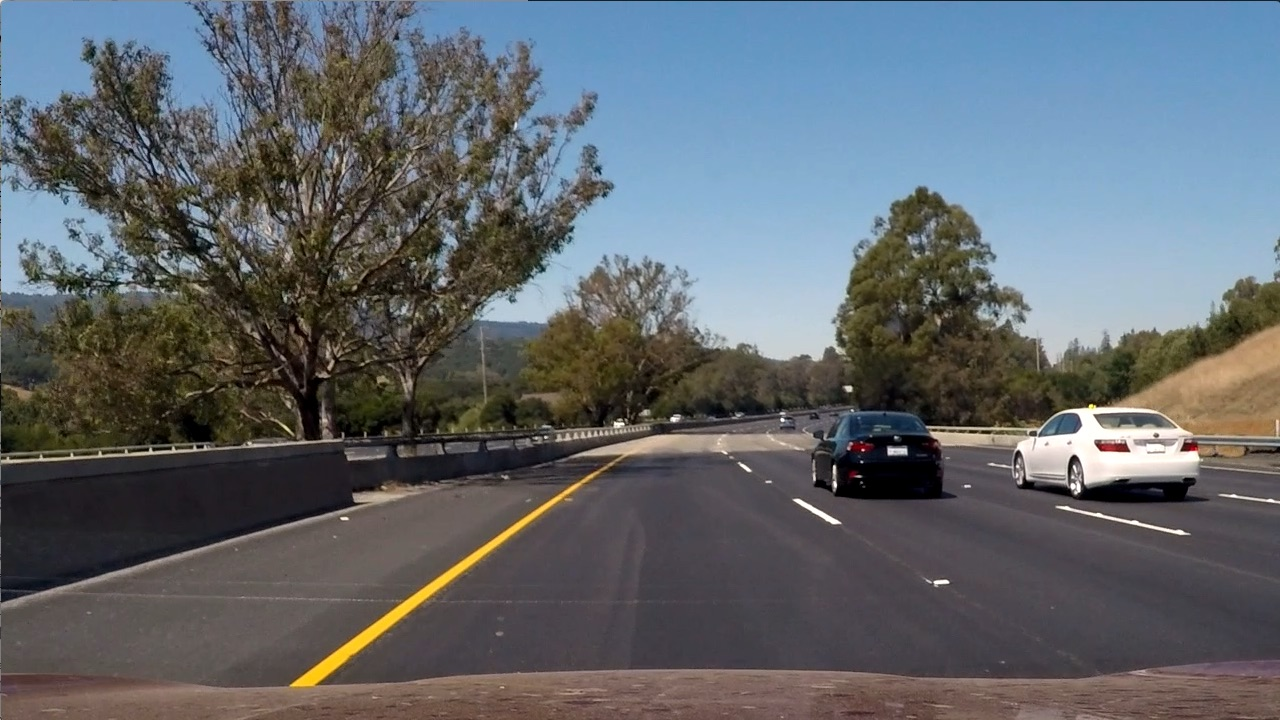
#> input picture test6.jpg, 1280 x 720 px
$ python lane_lines.py   (older library calls are emulated)
#> lines starting #> are read from the running program, lines starting #| are printed output that depends on the picture; after the words box and inside, x2 and y2 are one past the last pixel; in counts of white or black regions, pixels touching at a corner belong together
#> further down, image is the input picture: shape (720, 1280, 3); mean R, G, B 97, 102.6, 107.9
import numpy as np
import cv2
import matplotlib.pyplot as plt
import matplotlib.image as mpimg


def abs_sobel_thresh(image, orient='x', sobel_kernel=3, thresh=(0, 255), nchannels = 1):
    # Convert to grayscale if the image is color
#> called with orient = 'x', sobel_kernel = 3, thresh = (10, 100), nchannels = 3
    if nchannels == 3:
        image   = cv2.cvtColor(image, cv2.COLOR_RGB2GRAY)
#> image: shape (720, 1280)

    if orient == 'x':
        sobel = cv2.Sobel(image, cv2.CV_64F, 1, 0, ksize = sobel_kernel)
    else:
        sobel = cv2.Sobel(image, cv2.CV_64F, 0, 1, ksize = sobel_kernel)

    abs_sobel       = np.absolute(sobel)
    scaled_sobel    = np.uint8(255*abs_sobel/np.max(abs_sobel))

    grad_binary     = np.zeros_like(scaled_sobel)
    grad_binary[(thresh[0] <= scaled_sobel) & (scaled_sobel <= thresh[1])] = 1
    return grad_binary

def mag_thresh(image, sobel_kernel=3, mag_thresh=(0, 255), nchannels = 1):
    # Convert to grayscale if the image is color
    if nchannels == 3:
        image   = cv2.cvtColor(image, cv2.COLOR_RGB2GRAY)

    sobelx = cv2.Sobel(image, cv2.CV_64F, 1, 0, ksize = sobel_kernel)
    sobely = cv2.Sobel(image, cv2.CV_64F, 0, 1, ksize = sobel_kernel)

    abs_sobel       = np.sqrt(np.square(sobelx) + np.square(sobely))
    scaled_sobel    = np.uint8(255*abs_sobel/np.max(abs_sobel))

    mag_binary  = np.zeros_like(scaled_sobel)
    mag_binary[(mag_thresh[0] <= scaled_sobel) & (scaled_sobel <= mag_thresh[1])] = 1
    return mag_binary

def dir_threshold(image, sobel_kernel=3, thresh=(0, np.pi/2), nchannels = 1):
    # Convert to grayscale if the image is color
    if nchannels == 3:
        image   = cv2.cvtColor(image, cv2.COLOR_RGB2GRAY)

    abs_sobelx = np.absolute(cv2.Sobel(image, cv2.CV_64F, 1, 0, ksize = sobel_kernel))
    abs_sobely = np.absolute(cv2.Sobel(image, cv2.CV_64F, 0, 1, ksize = sobel_kernel))

    grad_direction  = np.arctan2(abs_sobely, abs_sobelx)
    dir_binary      = np.zeros_like(grad_direction)
    dir_binary[(thresh[0] <= grad_direction) & (grad_direction <= thresh[1])] = 1
    return dir_binary


def hls_select(img, thresh=(0, 255), channel = 's'):
    hls = cv2.cvtColor(img, cv2.COLOR_RGB2HLS)
    if channel == 'h':
        C = hls[:,:,0]
    if channel == 'l':
        C = hls[:,:,1]
    if channel == 's':
        C = hls[:,:,2]

    C = np.absolute(C).astype(float)
    C = np.uint8(255*C/np.max(C))
    binary_output = np.zeros_like(C)
    binary_output[(thresh[0] < C) & (C <= thresh[1])] = 1
    return binary_output

def rgb_select(img, thresh=(0, 255), channel = 'r'):
    if channel == 'r':
        C = img[:,:,0]
    if channel == 'g':
        C = img[:,:,1]
    if channel == 'b':
        C = img[:,:,2]

    C = np.absolute(C).astype(float)
    C = np.uint8(255*C/np.max(C))
    binary_output = np.zeros_like(C)
    binary_output[(thresh[0] < C) & (C <= thresh[1])] = 1
    return binary_output

# Edit this function to create your own pipeline.
def pipeline(img, ksize = 3):
    image = np.copy(img)
    gradx = abs_sobel_thresh(image, orient='x', sobel_kernel=ksize, thresh=(10, 100), nchannels = 3)
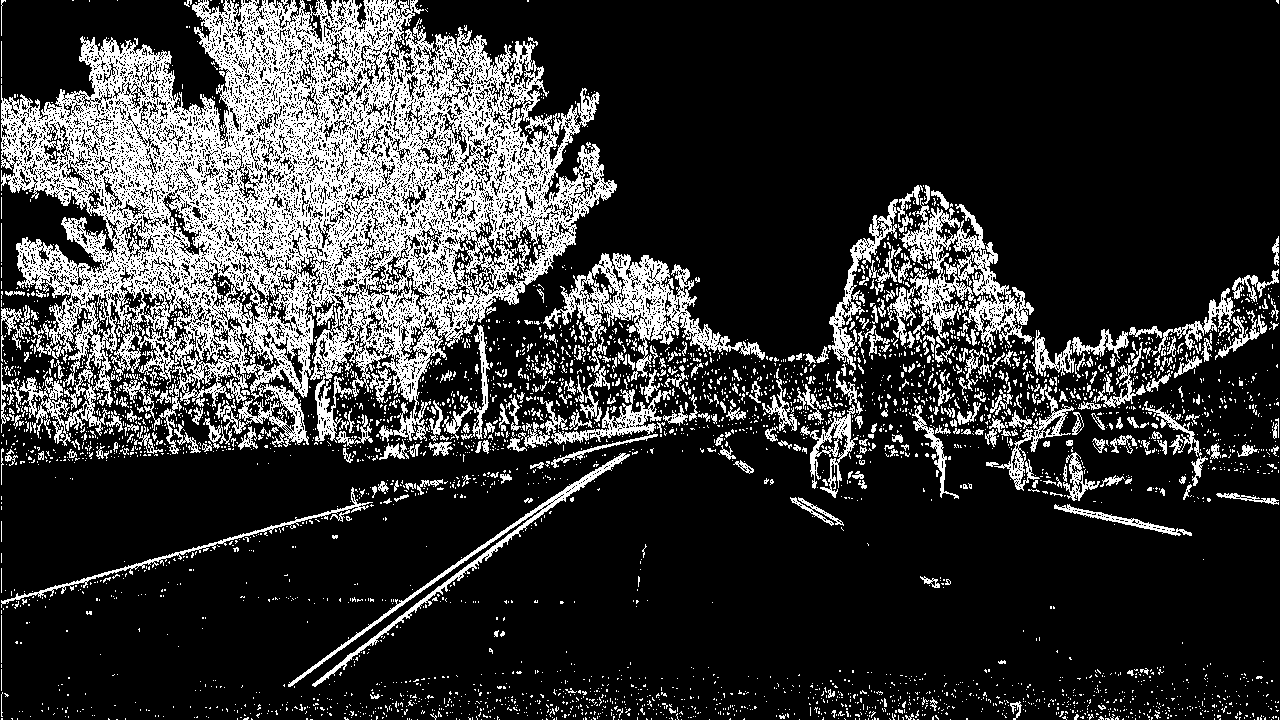
#> gradx: shape (720, 1280); values 0 (black) and 1 (white), 21% white in thin lines or dots
    grady = abs_sobel_thresh(image, orient='y', sobel_kernel=ksize, thresh=(30, 100), nchannels = 3)
#> grady: shape (720, 1280); values 0 (black) and 1 (white), 8.6% white in thin lines or dots
    mag_binary = mag_thresh(image, sobel_kernel=ksize, mag_thresh=(30, 255), nchannels = 3)
#> mag_binary: shape (720, 1280); values 0 (black) and 1 (white), 14.7% white in thin lines or dots
    dir_binary = dir_threshold(image, sobel_kernel=ksize, thresh=(0, 1.4), nchannels = 3)
#> dir_binary: shape (720, 1280) float64; values 0 (black) and 1 (white), 82.3% white; black in thin lines or dots
    s_binary = hls_select(image, thresh=(40, 255), channel = 's')
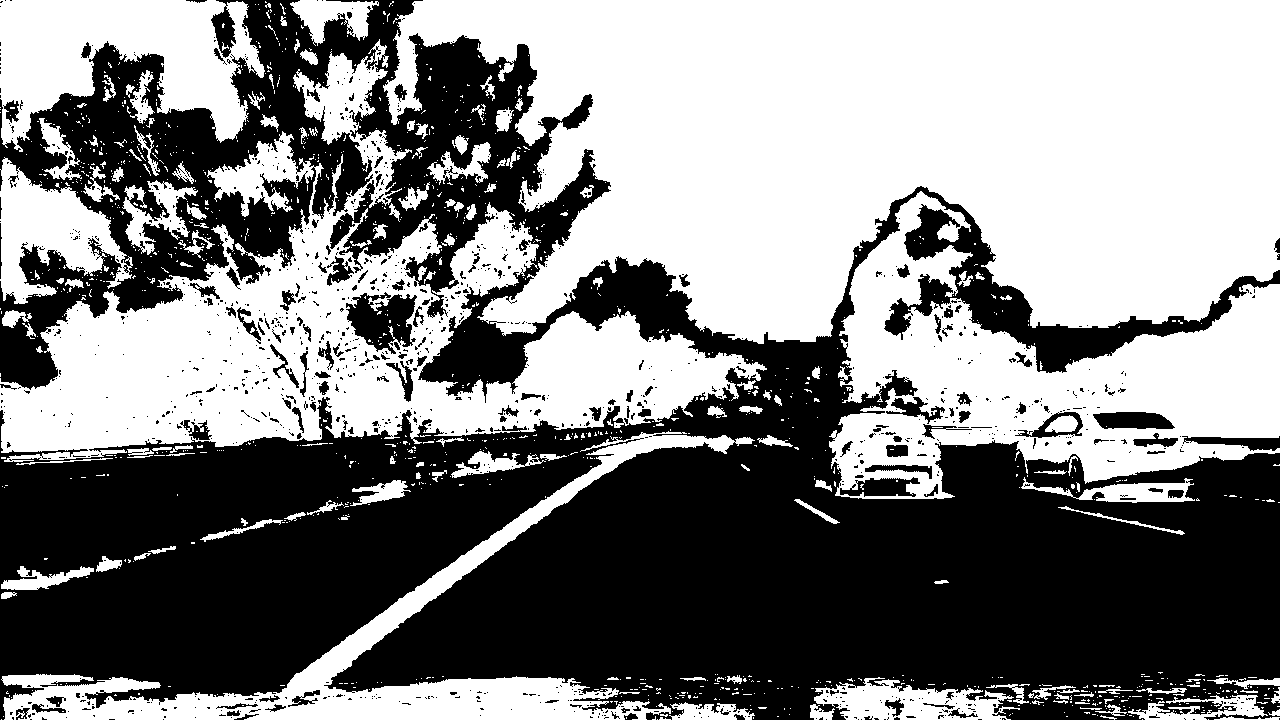
#> s_binary: shape (720, 1280); values 0 (black) and 1 (white), 51.6% white; 1174 black regions (1028 under 20 px), largest, box (x1, y1, x2, y2) and area: (0, 0, 1280, 720) 425945, (346, 292, 417, 354) 2677, (1093, 412, 1175, 429) 1118
    h_binary = hls_select(image, thresh=(15, 100), channel = 'h')
#> h_binary: shape (720, 1280); values 0 (black) and 1 (white), 28.3% white; 334 white regions (236 under 20 px), largest, box (x1, y1, x2, y2) and area: (0, 36, 1280, 699) 238472, (114, 586, 224, 676) 3011, (97, 52, 160, 130) 2601
    r_binary = rgb_select(image, thresh=(150, 255), channel = 'r')
#> in rgb_select, `C = img[:,:,0]`:
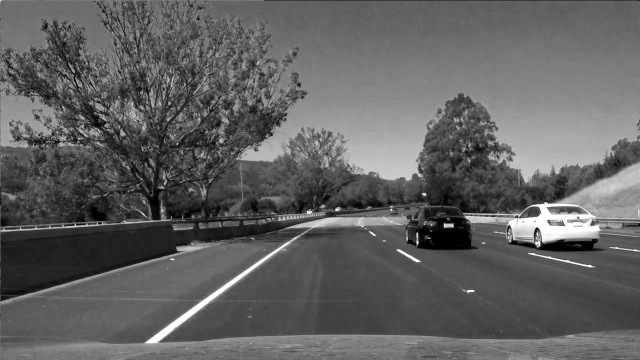
#> C: shape (720, 1280) (shown at 1/2 size); min 0, max 255, mean 97
#> r_binary: shape (720, 1280); values 0 (black) and 1 (white), 10.5% white; 1110 white regions (989 under 20 px), largest, box (x1, y1, x2, y2) and area: (963, 205, 1280, 367) 27776, (480, 213, 880, 362) 27658, (926, 326, 1280, 486) 17934


    # Combine various binaries
    combined_binary = np.zeros_like(image[:,:,0])
    combined_binary[gradx == 1] = 1
    combined_binary[grady == 1] = 1
    combined_binary[h_binary == 1] = 1
    combined_binary[r_binary == 1] = 1
    combined_binary[s_binary == 1] = 1
    combined_binary[mag_binary == 0] = 0
    combined_binary[dir_binary == 0] = 0
    return combined_binary

# [30 lines left out: function corners_unwarp, not called in this run]


# Read in an image and grayscale it
image   = mpimg.imread('test6.jpg')
# top_down, perspective_M = corners_unwarp(img, nx, ny, mtx, dist)
combined_binary = pipeline(image, ksize = 3)
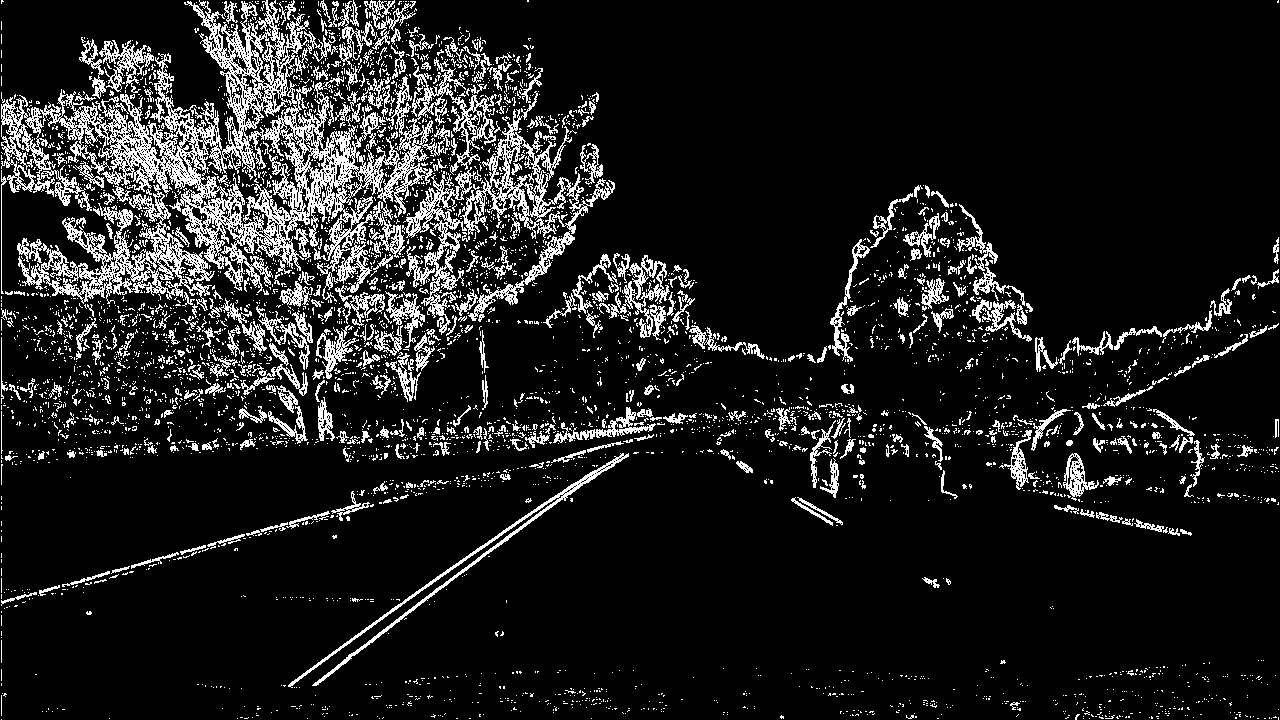
#> combined_binary: shape (720, 1280); values 0 (black) and 1 (white), 11.7% white in thin lines or dots

#plt.imshow(combined_binary)


f, (ax1, ax2) = plt.subplots(1, 2, figsize=(24, 9))
ax1.imshow(image)
ax1.set_title('Original Image', fontsize=50)
ax2.imshow(combined_binary, cmap='gray')
ax2.set_title('Combined Thresholded', fontsize=50)
plt.subplots_adjust(left=0., right=1, top=0.9, bottom=0.)
plt.show()

$ run again, with test1.jpg copied over test6.jpg
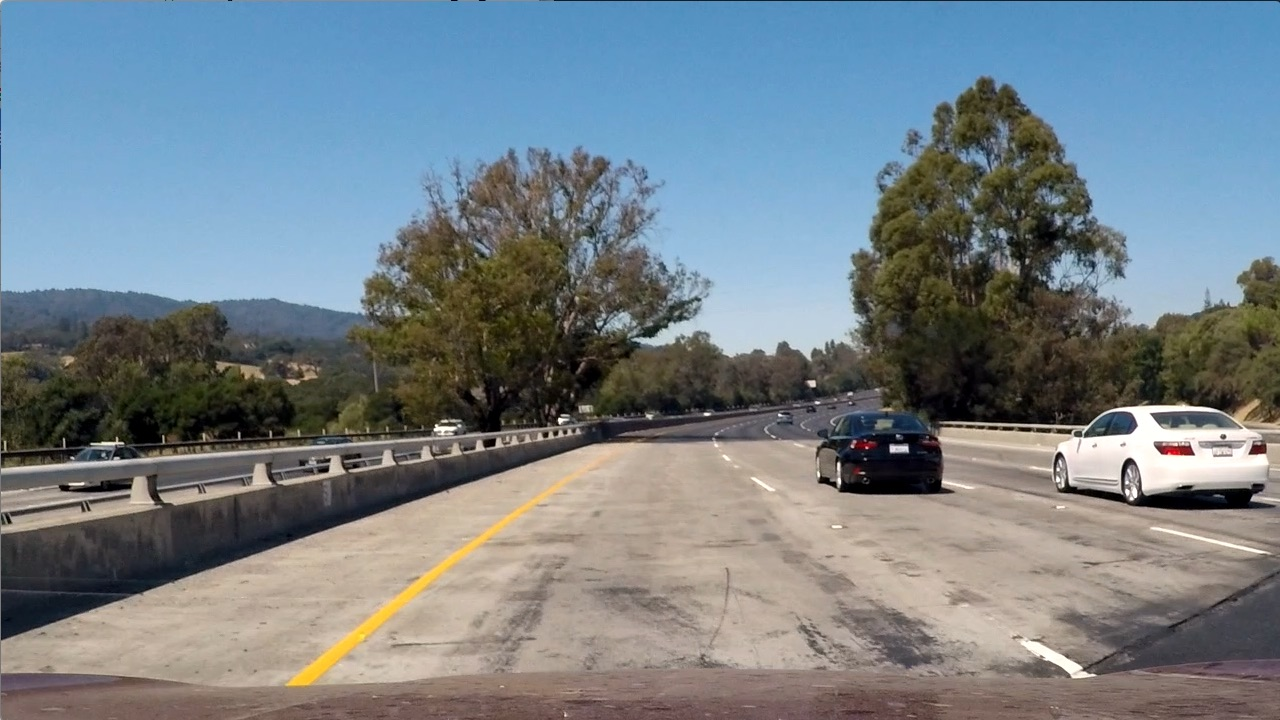
#> input picture test1.jpg, 1280 x 720 px
#> image is the input picture: shape (720, 1280, 3); mean R, G, B 117.5, 128.7, 135.5
#> image: shape (720, 1280)
#> in pipeline, `gradx = abs_sobel_thresh(image, orient='x', sobel_kernel=ksize, thresh..`:
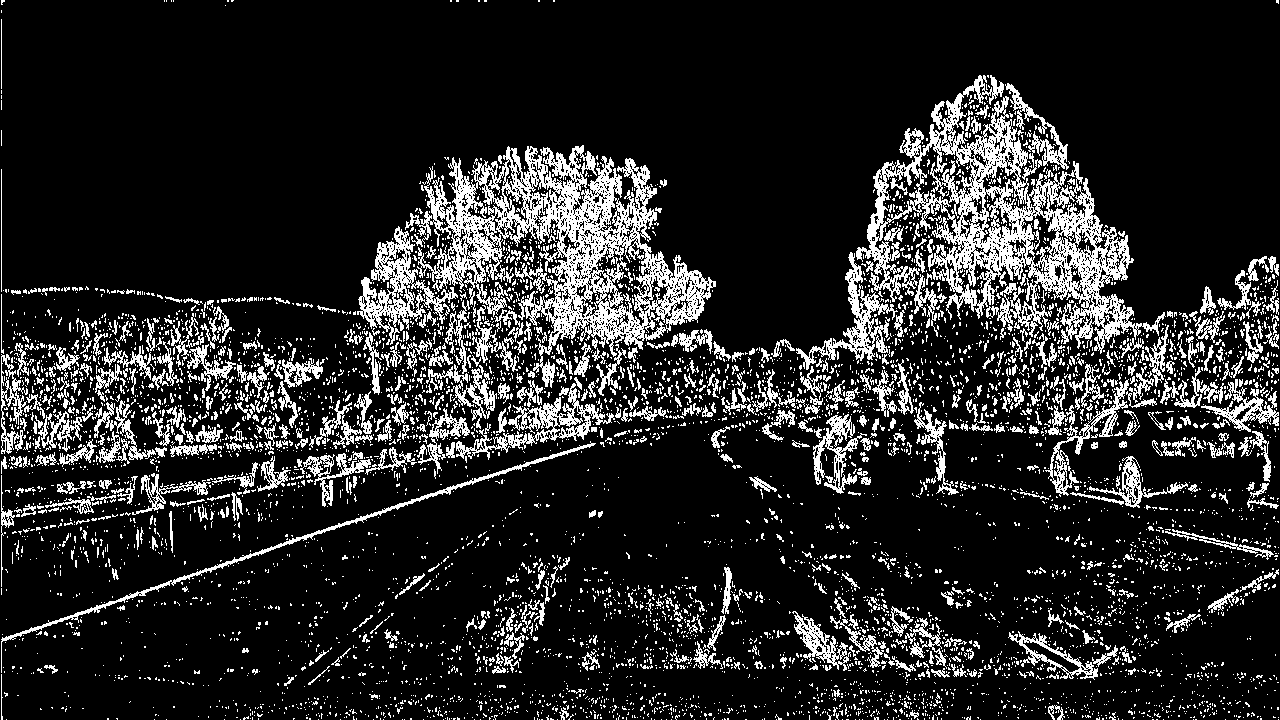
#> gradx: shape (720, 1280); values 0 (black) and 1 (white), 15.5% white in thin lines or dots
#> grady: shape (720, 1280); values 0 (black) and 1 (white), 5.1% white in thin lines or dots
#> mag_binary: shape (720, 1280); values 0 (black) and 1 (white), 8.8% white in thin lines or dots
#> dir_binary: shape (720, 1280) float64; values 0 (black) and 1 (white), 81% white; black in thin lines or dots
#> hls: shape (720, 1280, 3); mean of channels 0, 1, 2 60.2, 126.7, 74.4
#> s_binary: shape (720, 1280); values 0 (black) and 1 (white), 67.2% white; 967 black regions (848 under 20 px), largest, box (x1, y1, x2, y2) and area: (0, 77, 1280, 720) 282443, (1148, 390, 1243, 430) 1563, (927, 534, 1028, 561) 1375
#> h_binary: shape (720, 1280); values 0 (black) and 1 (white), 41.4% white; 294 white regions (255 under 20 px), largest, box (x1, y1, x2, y2) and area: (0, 79, 1280, 710) 376772, (1058, 228, 1122, 259) 869, (565, 161, 604, 222) 620
#> r_binary: shape (720, 1280); values 0 (black) and 1 (white), 28% white; 702 white regions (622 under 20 px), largest, box (x1, y1, x2, y2) and area: (1, 440, 1280, 694) 182678, (633, 230, 873, 361) 18253, (936, 399, 1280, 495) 17180
#> `combined_binary = pipeline(image, ksize = 3)`:
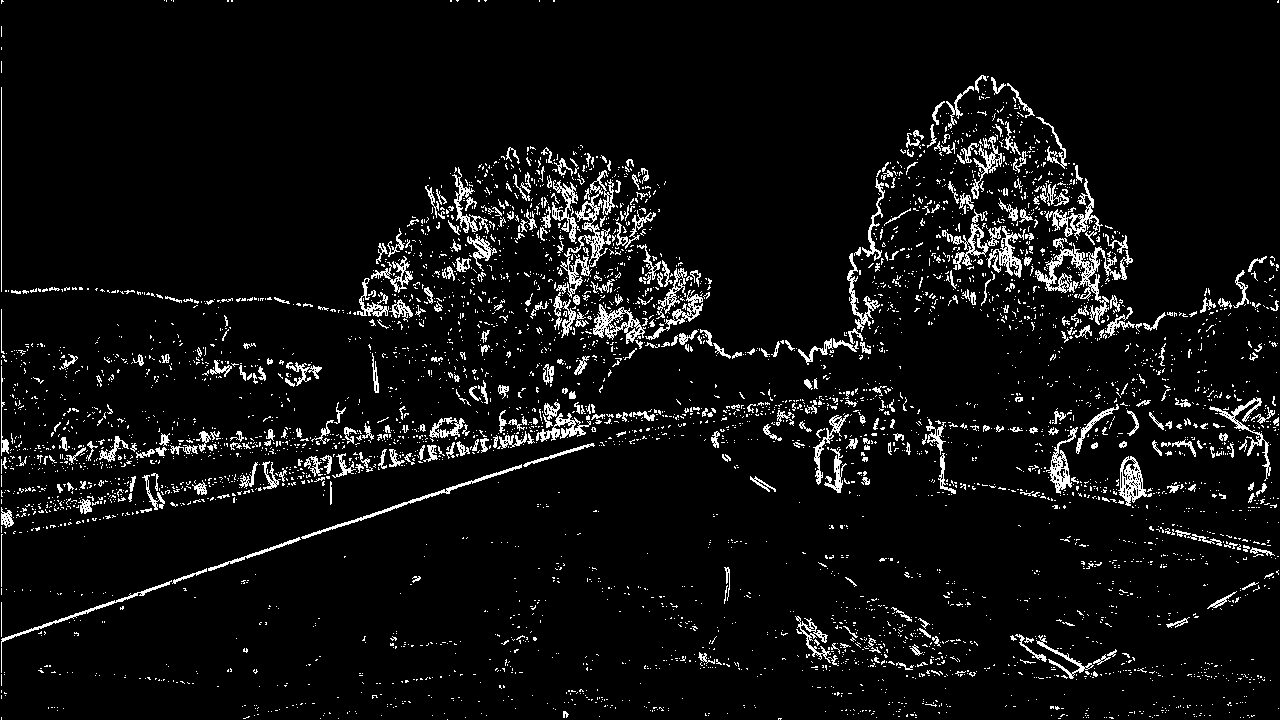
#> combined_binary: shape (720, 1280); values 0 (black) and 1 (white), 6% white in thin lines or dots
